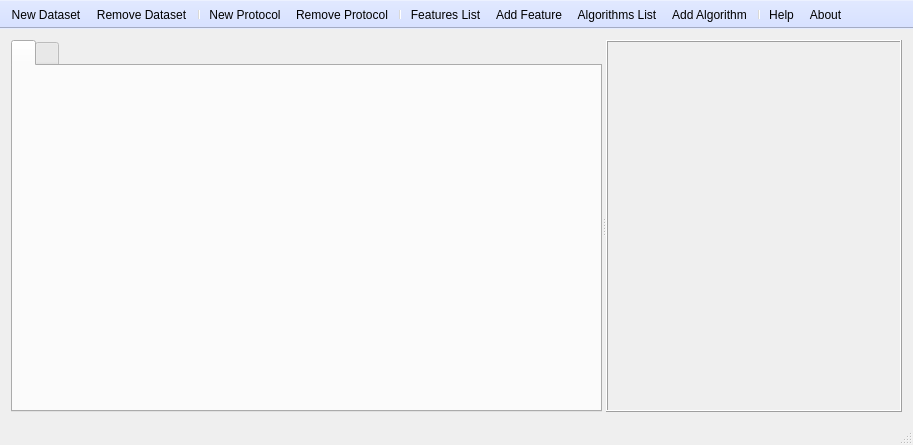
<?xml version="1.0" encoding="UTF-8"?>
<ui version="4.0">
 <class>MainWindow</class>
 <widget class="QMainWindow" name="MainWindow">
  <property name="geometry">
   <rect>
    <x>0</x>
    <y>0</y>
    <width>913</width>
    <height>445</height>
   </rect>
  </property>
  <property name="contextMenuPolicy">
   <enum>Qt::PreventContextMenu</enum>
  </property>
  <property name="windowTitle">
   <string>ROMEO</string>
  </property>
  <property name="styleSheet">
   <string notr="true">

QToolBar{background:rgb(215, 225, 255)}

QHeaderView::section {
    background-color: qlineargradient(x1:0, y1:0, x2:0, y2:1,
                                      stop:0 #616161, stop: 0.5 #505050,
                                      stop: 0.6 #434343, stop:1 #656565);
    color: white;
    padding-left: 4px;
    border: 1px solid #6c6c6c;
}

QHeaderView::section:checked
{
    background-color: red;
}


 </string>
  </property>
  <widget class="QWidget" name="centralWidget">
   <property name="styleSheet">
    <string notr="true"/>
   </property>
   <layout class="QGridLayout" name="gridLayout_3">
    <item row="0" column="0">
     <widget class="QSplitter" name="splitter">
      <property name="enabled">
       <bool>true</bool>
      </property>
      <property name="maximumSize">
       <size>
        <width>16777215</width>
        <height>16777215</height>
       </size>
      </property>
      <property name="orientation">
       <enum>Qt::Horizontal</enum>
      </property>
      <widget class="QTabWidget" name="sidebarFrame">
       <property name="enabled">
        <bool>true</bool>
       </property>
       <property name="styleSheet">
        <string notr="true"/>
       </property>
       <property name="currentIndex">
        <number>0</number>
       </property>
       <property name="movable">
        <bool>false</bool>
       </property>
       <widget class="QWidget" name="page1">
        <property name="statusTip">
         <string/>
        </property>
        <property name="accessibleName">
         <string>Explorer</string>
        </property>
        <property name="accessibleDescription">
         <string>Explorer</string>
        </property>
        <attribute name="title">
         <string/>
        </attribute>
        <layout class="QGridLayout" name="gridLayout">
         <item row="0" column="0">
          <widget class="romeo::view::mainWindow::Explorer" name="explorer" native="true"/>
         </item>
        </layout>
       </widget>
       <widget class="QWidget" name="page2">
        <property name="accessibleName">
         <string>prova</string>
        </property>
        <attribute name="title">
         <string/>
        </attribute>
        <layout class="QVBoxLayout" name="verticalLayout_3">
         <item>
          <widget class="romeo::view::mainWindow::FileSystemExplorer" name="fileSystemExplorer" native="true"/>
         </item>
        </layout>
       </widget>
      </widget>
      <widget class="QFrame" name="frame_2">
       <property name="frameShape">
        <enum>QFrame::Box</enum>
       </property>
       <property name="frameShadow">
        <enum>QFrame::Raised</enum>
       </property>
       <layout class="QGridLayout" name="gridLayout_2">
        <item row="0" column="0">
         <widget class="romeo::view::mainWindow::DatasetPanel" name="datasetPanel" native="true">
          <property name="sizePolicy">
           <sizepolicy hsizetype="Expanding" vsizetype="Expanding">
            <horstretch>0</horstretch>
            <verstretch>0</verstretch>
           </sizepolicy>
          </property>
          <property name="minimumSize">
           <size>
            <width>0</width>
            <height>0</height>
           </size>
          </property>
         </widget>
        </item>
       </layout>
      </widget>
     </widget>
    </item>
   </layout>
  </widget>
  <widget class="QStatusBar" name="statusBar"/>
  <widget class="QToolBar" name="toolBar">
   <property name="sizePolicy">
    <sizepolicy hsizetype="Expanding" vsizetype="Fixed">
     <horstretch>0</horstretch>
     <verstretch>0</verstretch>
    </sizepolicy>
   </property>
   <property name="minimumSize">
    <size>
     <width>0</width>
     <height>0</height>
    </size>
   </property>
   <property name="baseSize">
    <size>
     <width>0</width>
     <height>0</height>
    </size>
   </property>
   <property name="contextMenuPolicy">
    <enum>Qt::DefaultContextMenu</enum>
   </property>
   <property name="windowTitle">
    <string>toolBar</string>
   </property>
   <property name="movable">
    <bool>false</bool>
   </property>
   <property name="iconSize">
    <size>
     <width>50</width>
     <height>25</height>
    </size>
   </property>
   <property name="toolButtonStyle">
    <enum>Qt::ToolButtonTextUnderIcon</enum>
   </property>
   <attribute name="toolBarArea">
    <enum>TopToolBarArea</enum>
   </attribute>
   <attribute name="toolBarBreak">
    <bool>false</bool>
   </attribute>
   <addaction name="actionNew_Dataset"/>
   <addaction name="actionRemoveDataset"/>
   <addaction name="separator"/>
   <addaction name="actionNewProtocol"/>
   <addaction name="actionProtocolRemove"/>
   <addaction name="separator"/>
   <addaction name="actionFeatures_List"/>
   <addaction name="actionAdd_Feature"/>
   <addaction name="actionAlgorithms_List"/>
   <addaction name="actionAdd_Algorithm"/>
   <addaction name="separator"/>
   <addaction name="actionHelp"/>
   <addaction name="actionAbout"/>
  </widget>
  <action name="actionNew_Dataset">
   <property name="icon">
    <iconset>
     <normalon>:/Images/Images/DatasetNew.jpg</normalon>
    </iconset>
   </property>
   <property name="text">
    <string>New Dataset</string>
   </property>
   <property name="toolTip">
    <string>Create a new Dataset</string>
   </property>
  </action>
  <action name="actionRemoveDataset">
   <property name="icon">
    <iconset resource="../../../immagini.qrc">
     <normaloff>:/Images/Images/DatasetRemove.jpg</normaloff>:/Images/Images/DatasetRemove.jpg</iconset>
   </property>
   <property name="text">
    <string>Remove Dataset</string>
   </property>
   <property name="toolTip">
    <string>Remove the current dataset</string>
   </property>
  </action>
  <action name="actionNewProtocol">
   <property name="icon">
    <iconset resource="../../../immagini.qrc">
     <normaloff>:/Images/Images/protocolNew.png</normaloff>:/Images/Images/protocolNew.png</iconset>
   </property>
   <property name="text">
    <string>New Protocol</string>
   </property>
   <property name="toolTip">
    <string>Create a new protocol</string>
   </property>
  </action>
  <action name="actionProtocolRemove">
   <property name="icon">
    <iconset resource="../../../immagini.qrc">
     <normaloff>:/Images/Images/protocolDelete.png</normaloff>:/Images/Images/protocolDelete.png</iconset>
   </property>
   <property name="text">
    <string>Remove Protocol</string>
   </property>
   <property name="toolTip">
    <string>Remove the selected protocol</string>
   </property>
  </action>
  <action name="actionExecute_protocol">
   <property name="icon">
    <iconset resource="../../../immagini.qrc">
     <normaloff>:/Images/Images/start-icon.png</normaloff>:/Images/Images/start-icon.png</iconset>
   </property>
   <property name="text">
    <string>Execute protocol</string>
   </property>
   <property name="toolTip">
    <string>Execute the selected protocol</string>
   </property>
  </action>
  <action name="actionFeatures_List">
   <property name="icon">
    <iconset resource="../../../immagini.qrc">
     <normaloff>:/Images/Images/FeaturesList.png</normaloff>:/Images/Images/FeaturesList.png</iconset>
   </property>
   <property name="text">
    <string>Features List</string>
   </property>
  </action>
  <action name="actionAdd_Feature">
   <property name="icon">
    <iconset resource="../../../immagini.qrc">
     <normaloff>:/Images/Images/AddFeature.png</normaloff>:/Images/Images/AddFeature.png</iconset>
   </property>
   <property name="text">
    <string>Add Feature</string>
   </property>
  </action>
  <action name="actionAlgorithms_List">
   <property name="icon">
    <iconset resource="../../../immagini.qrc">
     <normaloff>:/Images/Images/AlgorithmsList.png</normaloff>:/Images/Images/AlgorithmsList.png</iconset>
   </property>
   <property name="text">
    <string>Algorithms List</string>
   </property>
  </action>
  <action name="actionAdd_Algorithm">
   <property name="icon">
    <iconset resource="../../../immagini.qrc">
     <normaloff>:/Images/Images/AddAlgorithm.png</normaloff>:/Images/Images/AddAlgorithm.png</iconset>
   </property>
   <property name="text">
    <string>Add Algorithm</string>
   </property>
  </action>
  <action name="actionHelp">
   <property name="icon">
    <iconset resource="../../../immagini.qrc">
     <normaloff>:/Images/Images/Help-icon.png</normaloff>:/Images/Images/Help-icon.png</iconset>
   </property>
   <property name="text">
    <string>Help</string>
   </property>
   <property name="toolTip">
    <string>View the user manual for information</string>
   </property>
  </action>
  <action name="actionAbout">
   <property name="icon">
    <iconset resource="../../../immagini.qrc">
     <normaloff>:/Images/Images/info.png</normaloff>:/Images/Images/info.png</iconset>
   </property>
   <property name="text">
    <string>About</string>
   </property>
  </action>
 </widget>
 <layoutdefault spacing="6" margin="11"/>
 <customwidgets>
  <customwidget>
   <class>romeo::view::mainWindow::DatasetPanel</class>
   <extends>QWidget</extends>
   <header>src/romeo/view/mainWindow/datasetpanel.h</header>
   <container>1</container>
  </customwidget>
  <customwidget>
   <class>romeo::view::mainWindow::FileSystemExplorer</class>
   <extends>QWidget</extends>
   <header>src/romeo/view/mainWindow/filesystemexplorer.h</header>
   <container>1</container>
  </customwidget>
  <customwidget>
   <class>romeo::view::mainWindow::Explorer</class>
   <extends>QWidget</extends>
   <header>src/romeo/view/mainWindow/explorer.h</header>
   <container>1</container>
  </customwidget>
 </customwidgets>
 <resources>
  <include location="../../../immagini.qrc"/>
 </resources>
 <connections/>
</ui>
